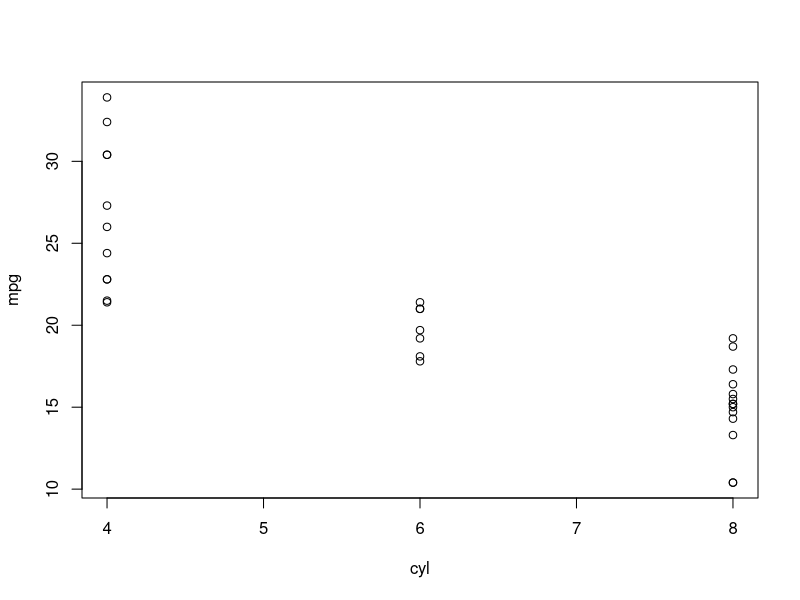

This figure's R source:
## ---- chunk 1
options(htmltools.dir.version = FALSE)
## ---- chunk 2
plot(mpg ~ cyl, data = mtcars)
